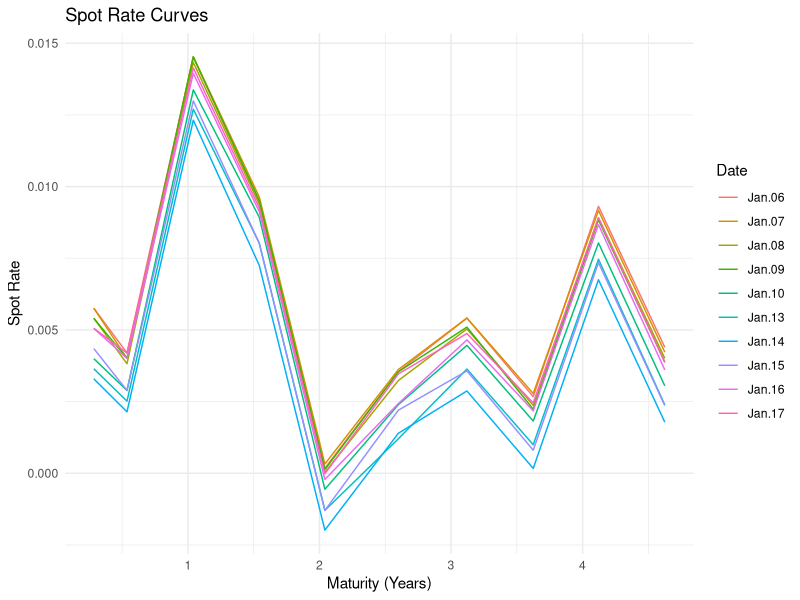
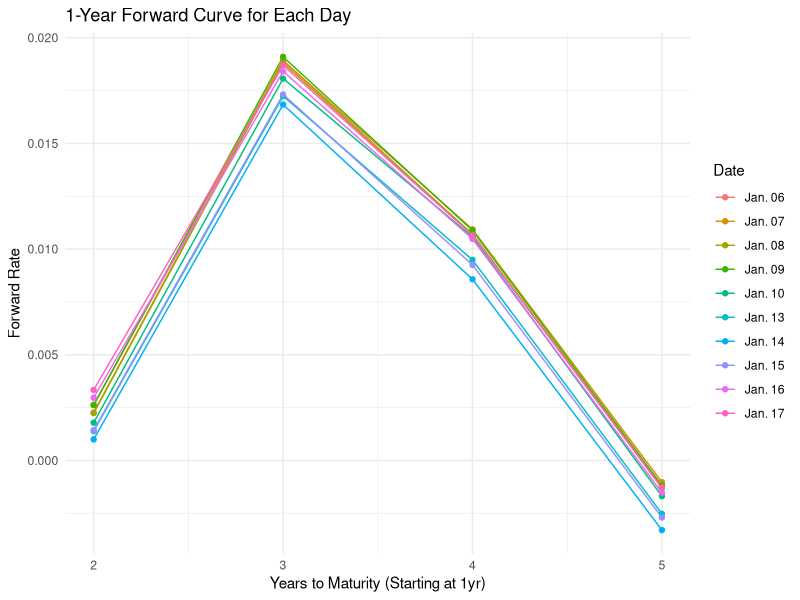

Recreate these plots in R, in order. (Note: this script raises an error after producing the figures.)
# Load necessary packages
library(ggplot2)
library(dplyr)
library(tidyr)

# Load dataset
df <- read.csv("data/analysis_data/analysis_data2.csv")
# Convert closing prices to numeric by removing dollar signs
price_columns <- names(df)[6:length(df)]
df[price_columns] <- lapply(df[price_columns], function(x) as.numeric(gsub("[$,]", "", x)))

# Convert dates
df$Maturity.Date <- as.Date(df$Maturity.Date, format="%Y-%m-%d")
df$Issue.Date <- as.Date(df$Issue.Date, format="%Y-%m-%d")

# Convert coupon rate to decimal
df$Coupon <- as.numeric(gsub("%", "", df$Coupon)) / 100

# Convert Maturity Date to Date format and calculate Time to Maturity
df <- df %>%
  mutate(Time.to.Maturity = as.numeric(difftime(Maturity.Date, as.Date("2025-01-17"), units = "days")) / 365)

df_long <- df %>%
  pivot_longer(cols = starts_with("Jan"), 
               names_to = "Date", 
               values_to = "Price") %>%
  mutate(Date = gsub(".Close.Price", "", Date),  # Remove unnecessary text
         Date = as.Date(paste0("2025-01-", gsub("Jan.", "", Date)), format = "%Y-%m-%d")) %>% 
  rename(Coupon = Coupon, 
         Maturity = Time.to.Maturity) %>%
  arrange(Date, Maturity)  # Sort by date and maturity


# Function to compute spot rates using bootstrapping
bootstrap_spot_curve <- function(bond_data) {
  bond_data <- bond_data %>% arrange(Maturity)  # Sort bonds by maturity
  spot_rates <- numeric(nrow(bond_data))
  
  for (i in 1:nrow(bond_data)) {
    P <- bond_data$Price[i]  # Bond price
    C <- bond_data$Coupon[i] / 2  # Semi-annual coupon payment
    F <- 100  # Face value
    n <- bond_data$Maturity[i]  # Years to maturity
    
    if (C == 0) {
      # Zero-coupon bond formula
      spot_rates[i] <- (F / P)^(1/n) - 1
    } else {
      # Solve iteratively using previous spot rates
      sum_previous <- sum(C / (1 + spot_rates[1:(i-1)])^(1:(i-1)))
      spot_rates[i] <- ((P - sum_previous) / (C + F))^(1/n) - 1
    }
  }
  
  bond_data$Spot_Rate <- spot_rates
  return(bond_data)
}

# Apply the bootstrapping function to each date
spot_curve_data <- df_long %>%
  group_by(Date) %>%
  group_modify(~ bootstrap_spot_curve(.))

# Convert Date to formatted string for legend
spot_curve_data$Date_Label <- format(spot_curve_data$Date, "%b.%d")

# Plot the Spot Rate Curves with formatted legend
ggplot(spot_curve_data, aes(x = Maturity, y = Spot_Rate, color = as.factor(Date_Label), group = Date_Label)) +
  geom_line() +
  labs(title = "Spot Rate Curves",
       x = "Maturity (Years)", y = "Spot Rate",
       color = "Date") +
  theme_minimal()









# Initialize a list to store forward curves for each date
forward_curves <- list()

# Loop over each date to calculate the forward rates
for (date in unique(spot_curve_data$Date)) {
  
  # Filter the spot rates for the current date
  spot_rates <- spot_curve_data %>%
    filter(Date == date) %>%
    arrange(Maturity) %>%
    pull(Spot_Rate)  # Extract the spot rates
  
  forward_rates <- c()  # Initialize a vector to store forward rates
  
  # Compute forward rates for maturities 2 to 5 years
  for (n in 2:5) {
    if (n <= length(spot_rates)) {
      r_n <- spot_rates[n]  # Spot rate for maturity n
      r_1 <- spot_rates[1]  # 1-year spot rate
      
      # Forward rate formula
      f_1n <- 2 * (( (1 + r_n / 2)^(n * 2) / (1 + r_1 / 2)^2 )^(1 / ((n - 1) * 2)) - 1)
      forward_rates <- c(forward_rates, f_1n)
    }
  }
  # Store the forward rates for the current date
  forward_curves[[as.character(date)]] <- forward_rates
}

date_labels = c("Jan. 06", "Jan. 07", "Jan. 08", "Jan. 09", "Jan. 10", "Jan. 13", "Jan. 14", "Jan. 15", "Jan. 16", "Jan. 17")

# Convert the forward curves into a data frame for plotting
forward_curve_df <- data.frame(
  Maturity = rep(2:5, times = length(forward_curves)),
  Forward_Rate = unlist(forward_curves),
  Date = rep(date_labels, each = 4)
)

# Convert the Date column to a factor and ensure consistent date formatting for the legend
forward_curve_df$Date <- factor(forward_curve_df$Date, levels = unique(forward_curve_df$Date))

# Plot the forward curves using ggplot2
ggplot(forward_curve_df, aes(x = Maturity, y = Forward_Rate, color = Date, group = Date)) +
  geom_line() +
  geom_point() +
  labs(title = "1-Year Forward Curve for Each Day",
       x = "Years to Maturity (Starting at 1yr)",
       y = "Forward Rate",
       color = "Date") +
  theme_minimal()






# Load necessary libraries
library(knitr)

# Extract YTM values (excluding the first column, which contains maturity dates)
ytm_values <- ytm_results[, -1]

# Convert to a matrix
ytm_matrix <- as.matrix(ytm_values)

# Group into 5-year buckets (assuming rows are ordered by maturity)
ytm_buckets <- ytm_matrix[1:5, ]

# Calculate log-returns for yields
log_returns_yields <- t(apply(ytm_buckets, 1, function(x) diff(log(x))))
log_returns_yields <- t(log_returns_yields)

# Add column names for yields
colnames(log_returns_yields) <- paste0("Yield_", 1:5, "yr")

# Add row names for yields
rownames(log_returns_yields) <- paste0("Day_", 1:nrow(log_returns_yields))

# Function to calculate forward rates
calculate_forward_rates <- function(ytm_buckets) {
  n <- nrow(ytm_buckets)
  forward_rates <- matrix(0, nrow = n - 1, ncol = ncol(ytm_buckets))
  
  for (i in 1:(n - 1)) {
    t1 <- i  # t1 = 1yr, 2yr, 3yr, 4yr
    t2 <- i + 1  # t2 = 2yr, 3yr, 4yr, 5yr
    forward_rates[i, ] <- (ytm_buckets[t2, ] * t2 - ytm_buckets[t1, ] * t1) / (t2 - t1)
  }
  
  return(forward_rates)
}

# Calculate forward rates
forward_rates <- calculate_forward_rates(ytm_buckets)

# Calculate log-returns for forward rates
log_returns_forward <- t(apply(forward_rates, 1, function(x) diff(log(x))))
log_returns_forward <- t(log_returns_forward)

# Add column names for forward rates
colnames(log_returns_forward) <- paste0("Forward_", 1:4, "yr")
# Add row names for forward rates
rownames(log_returns_forward) <- paste0("Day_", 1:nrow(log_returns_forward))

# Compute the covariance matrix for yields
cov_matrix_yields <- cov(log_returns_yields)

# Add row and column names for covariance matrix of yields
rownames(cov_matrix_yields) <- paste0("Yield_", 1:5, "yr")
colnames(cov_matrix_yields) <- paste0("Yield_", 1:5, "yr")

# Compute the covariance matrix for forward rates
cov_matrix_forward <- cov(log_returns_forward)

# Add row and column names for covariance matrix of forward rates
rownames(cov_matrix_forward) <- paste0("Forward_", 1:4, "yr")
colnames(cov_matrix_forward) <- paste0("Forward_", 1:4, "yr")

# Print log-return matrix for yields using kable
print("Log-Return Matrix for Yields (10x5):")
kable(log_returns_yields, caption = "Log-Return Matrix for Yields (10x5)")

# Print log-return matrix for forward rates using kable
print("Log-Return Matrix for Forward Rates (10x4):")
kable(log_returns_forward, caption = "Log-Return Matrix for Forward Rates (10x4)")

# Print covariance matrix for yields using kable
print("Covariance Matrix of Yields (5x5):")
kable(cov_matrix_yields, caption = "Covariance Matrix of Yields (5x5)")

# Print covariance matrix for forward rates using kable
print("Covariance Matrix of Forward Rates (4x4):")
kable(cov_matrix_forward, caption = "Covariance Matrix of Forward Rates (4x4)")

